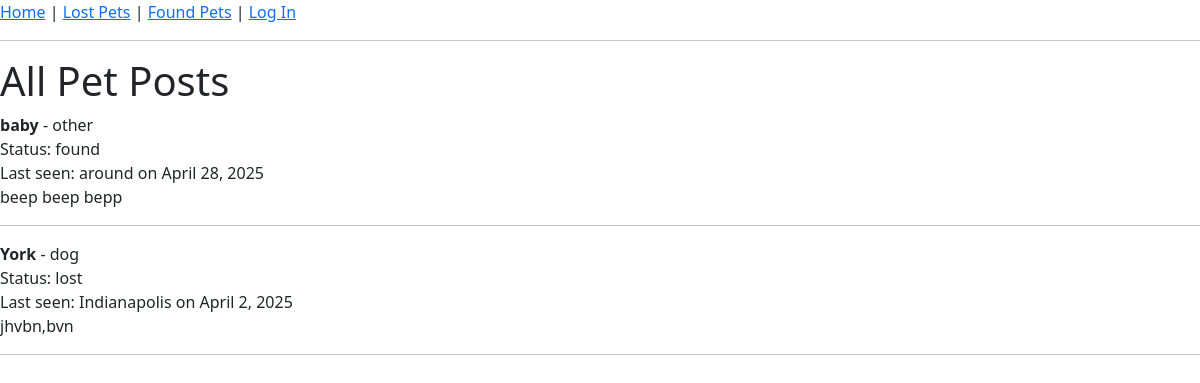
The app's page /pets/, older data.
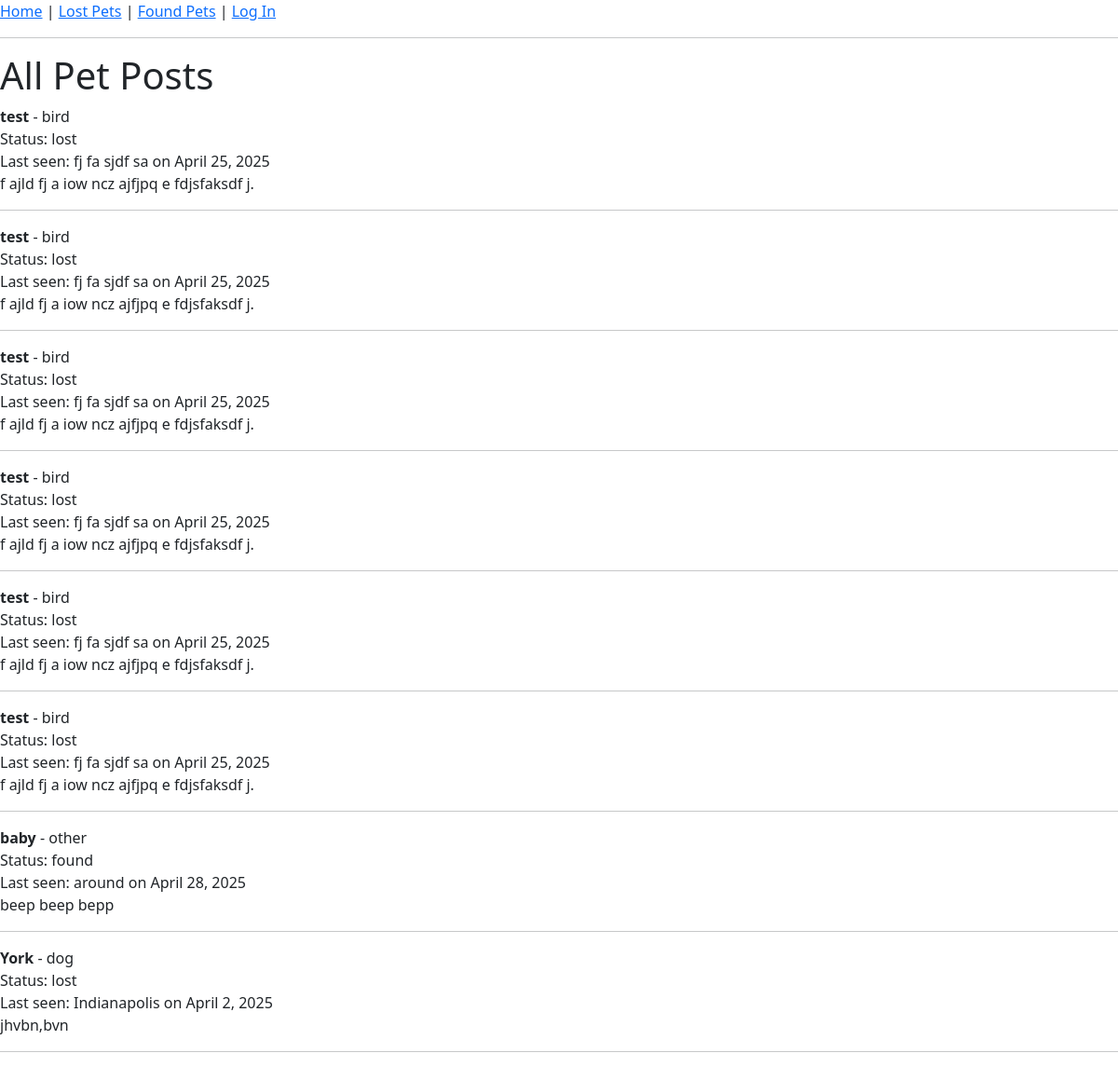
The same page, newer data.
### listings/models.py (models this page shows, shortened)
class PetPost(models.Model):
    PET_TYPE_CHOICES = [
        ('dog', 'Dog'),
        ('cat', 'Cat'),
        ('bird', 'Bird'),
        ('other', 'Other'),
    ]
    STATUS_CHOICES = [
        ('lost', 'Lost'),
        ('found', 'Found'),
    ]
    author = models.ForeignKey(settings.AUTH_USER_MODEL, on_delete=models.CASCADE)
    status = models.CharField(max_length=5, choices=STATUS_CHOICES)
    pet_name = models.CharField(max_length=100, blank=True)
    pet_type = models.CharField(max_length=10, choices=PET_TYPE_CHOICES)
    breed = models.CharField(max_length=100, blank=True)
    color = models.CharField(max_length=100)
    size = models.CharField(max_length=20, blank=True)
    last_seen_location = models.CharField(max_length=200)
    last_seen_date = models.DateField()
    contact_phone = models.CharField(
        max_length=15,
        validators=[
            MinLengthValidator(10),
            RegexValidator(regex=r'^\+?\d{10,15}$', message="Enter a valid phone number.")
        ]
    )
    contact_email = models.EmailField()
    description = models.TextField()
    photo = models.ImageField(upload_to='pet_photos/', blank=True, null=True)
    created_date = models.DateTimeField(default=timezone.now)
    published_date = models.DateTimeField(blank=True, null=True)
    is_resolved = models.BooleanField(default=False)
    class Meta:
        ordering = ['-created_date']
        verbose_name = "Pet Post"
        verbose_name_plural = "Pet Posts"

### listings/views.py (the view)
# urls.py: path('pets/', PetPostListView.as_view(), name='pet_list'),
class PetPostListView(ListView):
    model = PetPost
    template_name = 'listings/pet_list.html'
    context_object_name = 'pets'
    def get_queryset(self):
        return PetPost.objects.filter(is_resolved=False).order_by('-created_date')

### listings/templates/listings/pet_list.html
{% extends "listings/base.html" %}
{% block content %}
  <h1>All Pet Posts</h1>
  {% for pet in pets %}
    <div>
      <strong>{{ pet.pet_name }}</strong> - {{ pet.pet_type }}<br>
      Status: {{ pet.status }}<br>
      Last seen: {{ pet.last_seen_location }} on {{ pet.last_seen_date }}<br>
      <p>{{ pet.description }}</p>
      <hr>
    </div>
  {% empty %}
    <p>No pet posts found.</p>
  {% endfor %}
{% endblock %}

### listings/templates/listings/base.html (shortened to what this page needs)
<!DOCTYPE html>
<html lang="en">
<head>
    <link rel="stylesheet" href="https://cdn.jsdelivr.net/npm/bootstrap@5.3.3/dist/css/bootstrap.min.css">
</head>
<body>
    <div class ="page header">
        <a href="{% url 'pet_list' %}" class="top-menu">Home</a> |
        <a href="{% url 'lost_pets' %}" class="top-menu">Lost Pets</a> |
        <a href="{% url 'found_pets' %}" class="top-menu">Found Pets</a> |
        {% if user.is_authenticated %}
            <a href="{% url 'pet_create' %}" class="top-menu"><span class="glyphicon glyphicon-plus">Create Post</span></a>
            <p class="top-menu">Hello {{user.username}}<small> | <form action="{% url 'logout' %}" method="post"> {% csrf_token %} <button type="submit">Logout</button></form></small></p>
        {% else %}
            <a href="{% url 'login' %}" class="top-menu"><span class="glyphicon glyphicon-lock">Log In</span></a>
        {% endif %}
    </div>
    <hr>
    {% block content %}
    {% endblock %}
</body>
</html>

Row changes from the older to the newer data that the page shows:
added PetPost: pet_name "test", pet_type "bird", status "lost", last_seen_location "fj fa sjdf sa", last_seen_date "April 25, 2025", description "f ajld fj a iow ncz ajfjpq e fdjsfaksdf j."
added PetPost: pet_name "test", pet_type "bird", status "lost", last_seen_location "fj fa sjdf sa", last_seen_date "April 25, 2025", description "f ajld fj a iow ncz ajfjpq e fdjsfaksdf j."
added PetPost: pet_name "test", pet_type "bird", status "lost", last_seen_location "fj fa sjdf sa", last_seen_date "April 25, 2025", description "f ajld fj a iow ncz ajfjpq e fdjsfaksdf j."
added PetPost: pet_name "test", pet_type "bird", status "lost", last_seen_location "fj fa sjdf sa", last_seen_date "April 25, 2025", description "f ajld fj a iow ncz ajfjpq e fdjsfaksdf j."
added PetPost: pet_name "test", pet_type "bird", status "lost", last_seen_location "fj fa sjdf sa", last_seen_date "April 25, 2025", description "f ajld fj a iow ncz ajfjpq e fdjsfaksdf j."
added PetPost: pet_name "test", pet_type "bird", status "lost", last_seen_location "fj fa sjdf sa", last_seen_date "April 25, 2025", description "f ajld fj a iow ncz ajfjpq e fdjsfaksdf j."
